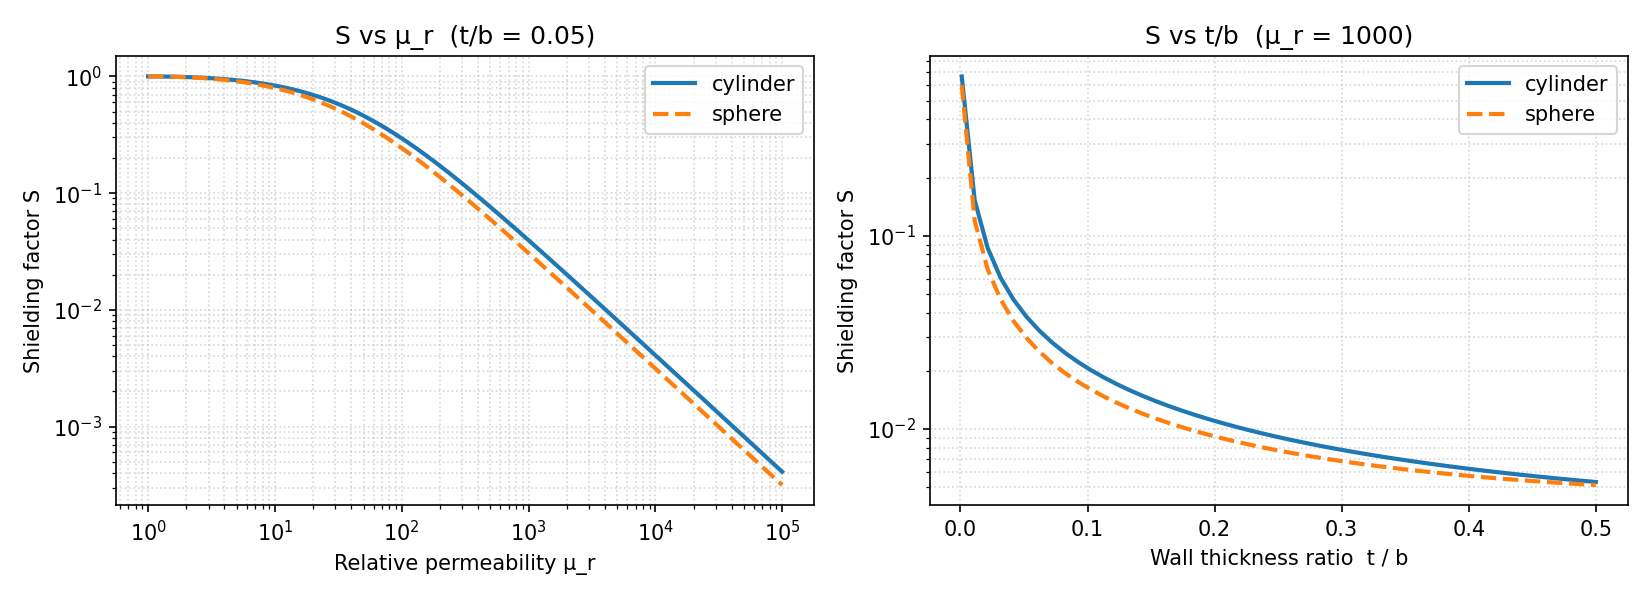

Recreate this plot in Python.
"""Magnetic shielding factor of cylindrical and spherical shells.

Reference: Part 1 (SA-02-28 / RM-02-64, 2002), eq 23-24.

Sweeps over relative permeability mu_r at fixed wall thickness, and
over wall thickness at fixed mu_r. Both shapes are compared on the
same axes.
"""

from __future__ import annotations

import os
import sys

import numpy as np

sys.path.insert(0, os.path.join(os.path.dirname(__file__), "..", "..", "src"))

from radia.analytical_formulas import (
    shielding_factor_cylinder,
    shielding_factor_sphere,
)


def main() -> None:
    # -----------------------------------------------------------------
    # 1) Sweep mu_r at fixed thickness ratio t/b = 0.05.
    # -----------------------------------------------------------------
    b = 1.0
    t_over_b = 0.05
    a = b * (1.0 - t_over_b)
    mu_rs = np.geomspace(1.0, 1.0e5, 60)
    S_cyl = np.array([shielding_factor_cylinder(a, b, mu) for mu in mu_rs])
    S_sph = np.array([shielding_factor_sphere(a, b, mu) for mu in mu_rs])

    print("S vs mu_r (t/b = 0.05)")
    print(f"{'mu_r':>10} {'S_cyl':>12} {'S_sph':>12}")
    for k in (0, 10, 20, 30, 40, 50, 59):
        print(f"{mu_rs[k]:>10.2f} {S_cyl[k]:>12.4e} {S_sph[k]:>12.4e}")

    # -----------------------------------------------------------------
    # 2) Sweep wall thickness at fixed mu_r = 1000.
    # -----------------------------------------------------------------
    mu_r = 1000.0
    ts = np.linspace(0.001, 0.5, 50)
    S_cyl_t = np.array([shielding_factor_cylinder(b * (1 - t), b, mu_r) for t in ts])
    S_sph_t = np.array([shielding_factor_sphere(b * (1 - t), b, mu_r) for t in ts])

    print()
    print("S vs t/b (mu_r = 1000)")
    print(f"{'t/b':>8} {'S_cyl':>12} {'S_sph':>12}")
    for k in (0, 10, 20, 30, 40, 49):
        print(f"{ts[k]:>8.4f} {S_cyl_t[k]:>12.4e} {S_sph_t[k]:>12.4e}")

    # -----------------------------------------------------------------
    # Optional plots.
    # -----------------------------------------------------------------
    try:
        import matplotlib.pyplot as plt
    except ImportError:
        print("\n(matplotlib not installed -- skipping plot)")
        return

    fig, axes = plt.subplots(1, 2, figsize=(11, 4))
    axes[0].loglog(mu_rs, S_cyl, label="cylinder", lw=2)
    axes[0].loglog(mu_rs, S_sph, label="sphere", lw=2, ls="--")
    axes[0].set_xlabel("Relative permeability μ_r")
    axes[0].set_ylabel("Shielding factor S")
    axes[0].set_title(f"S vs μ_r  (t/b = {t_over_b:.2f})")
    axes[0].grid(True, ls=":", alpha=0.5, which="both")
    axes[0].legend()

    axes[1].semilogy(ts, S_cyl_t, label="cylinder", lw=2)
    axes[1].semilogy(ts, S_sph_t, label="sphere", lw=2, ls="--")
    axes[1].set_xlabel("Wall thickness ratio  t / b")
    axes[1].set_ylabel("Shielding factor S")
    axes[1].set_title(f"S vs t/b  (μ_r = {mu_r:.0f})")
    axes[1].grid(True, ls=":", alpha=0.5, which="both")
    axes[1].legend()

    fig.tight_layout()
    out = os.path.join(os.path.dirname(__file__), "cylinder_sphere_shielding.png")
    fig.savefig(out, dpi=150)
    print(f"\nSaved: {out}")


if __name__ == "__main__":
    main()
